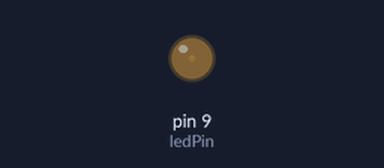
A sketch run on a simulated Arduino Uno, built with avr-gcc and run on an emulated ATmega328P. Shown: output pins drawn as LEDs (lit = HIGH).

Above: at 0.05 s.
At 1.15 s:
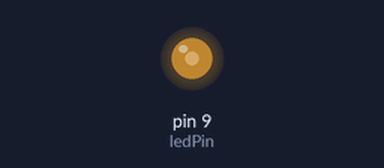
At 2.3 s:
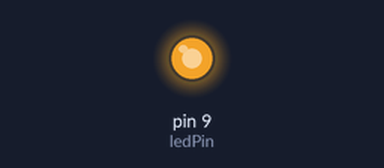
At 4.6 s:
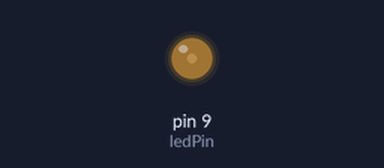
Timing chart, 0 to 6.7 s (numbered marks = the images above):
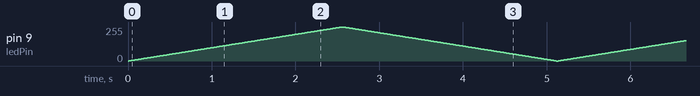

The sketch:

Fading_SSR.ino
```cpp
/*
 Fading con SSR

 Este ejemplo muestra la combinación de un SSR controlado mediante PWM.
 Lo que provoca disminuir o aumentar la corriente RMS en una ampolleta,
 este efecto dimer aumenta o disminuye el nivel de iluminación de forma
 proporcional.
 */


int ledPin = 9;    // SSR conectado a pin 9
int salto = 1;
int retardo = 10;

void setup()  {

}

void loop()  {
  // Encendido gradual con aumentos de x saltos:
  for(int fadeValue = 0 ; fadeValue <= 255; fadeValue += salto) {
    analogWrite(ledPin, fadeValue);
    delay(retardo);
  }

  // Apagado gradual con disminución de x saltos:
  for(int fadeValue = 255 ; fadeValue >= 0; fadeValue -=salto) {
    analogWrite(ledPin, fadeValue);
    delay(retardo);
  }
}
```
